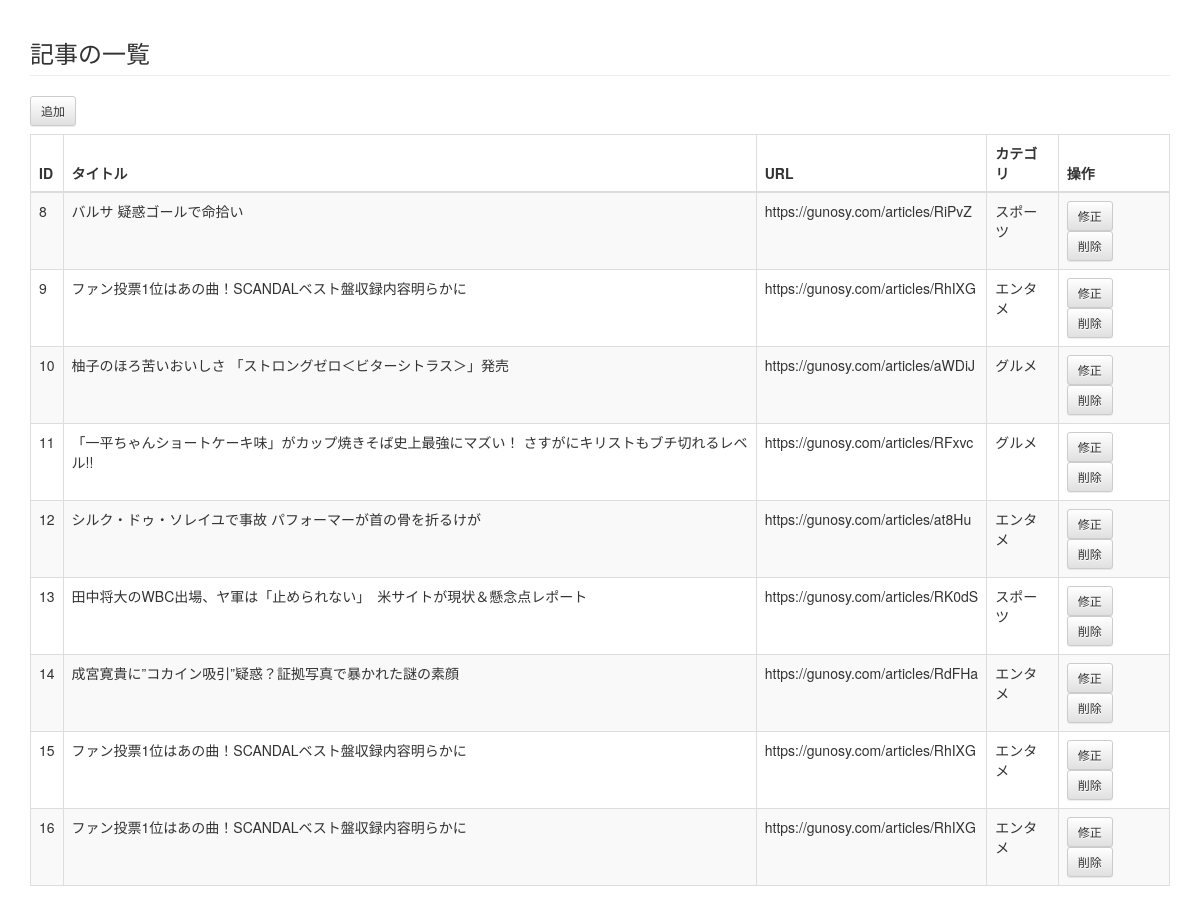
The app's page /cms/article/, older data.
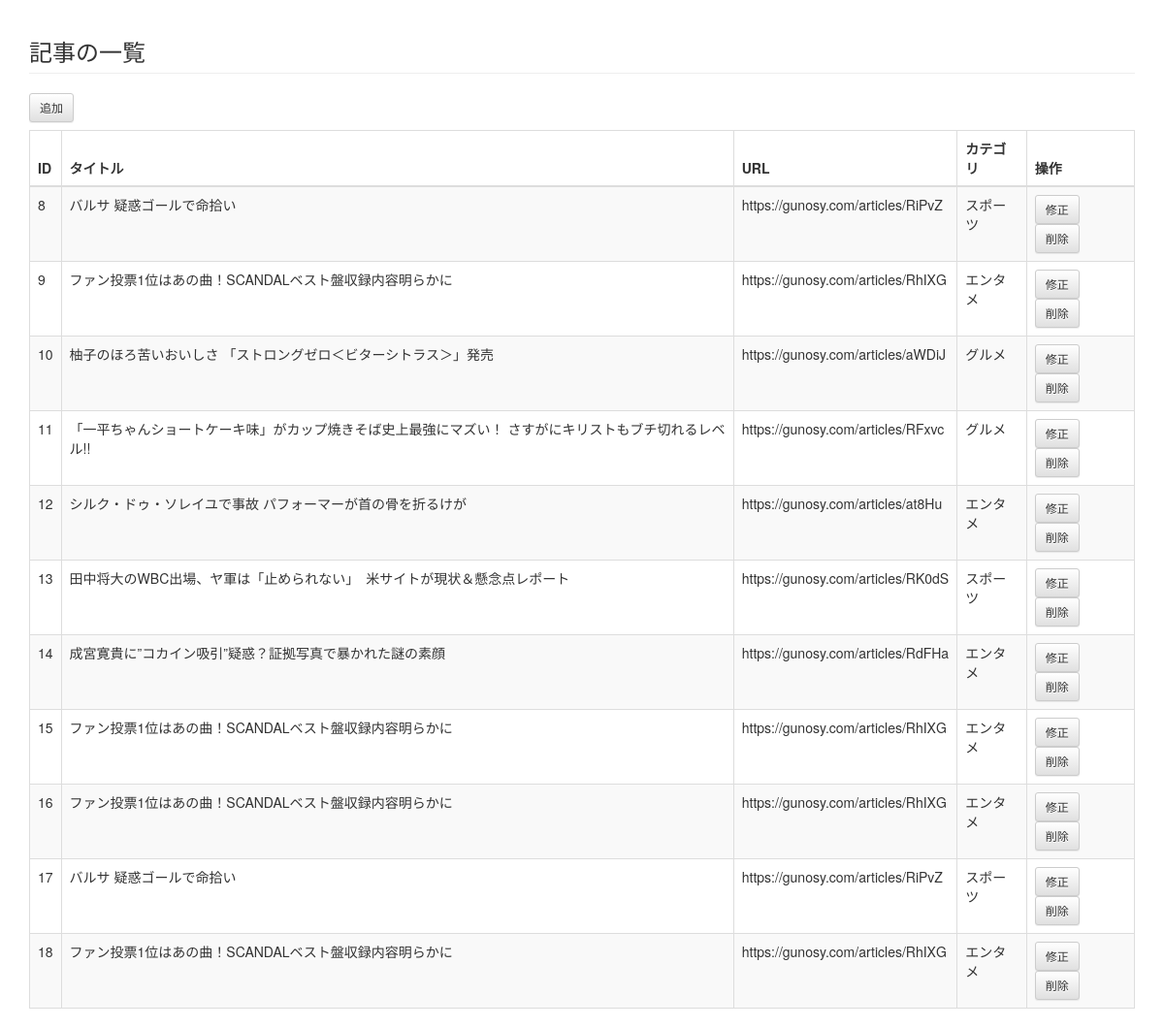
The same page, newer data.
### cms/models.py (models this page shows, shortened)
class Article(models.Model):
    title = models.CharField('タイトル', max_length=255, default='title')
    url = models.CharField('URL', max_length=255)
    category = models.CharField('カテゴリー', max_length=255, blank=True)

### cms/views.py (the view)
def article_list(request):
    articles = Article.objects.all().order_by('id')
    return render(request,
                  'cms/article_list.html',     # 使用するテンプレート
                  {'articles': articles})         # テンプレートに渡すデータ

### cms/templates/cms/article_list.html (shortened to what this page needs)
{% extends "base.html" %}
{% block content %}
    <h3 class="page-header">記事の一覧</h3>
    <a href="{% url 'cms:article_add' %}" class="btn btn-default btn-sm">追加</a>
    <table class="table table-striped table-bordered">
      <thead>
        <tr>
          <th>ID</th>
          <th>タイトル</th>
          <th>URL</th>
          <th>カテゴリ</th>
          <th>操作</th>
        </tr>
      </thead>
      <tbody>
        {% for article in articles %}
        <tr>
          <td>{{ article.id }}</td>
          <td>{{ article.title }}</td>
          <td>{{ article.url }}</td>
          <td>{{ article.category }}</td>
          <td>
            <a href="{% url 'cms:article_mod' article_id=article.id %}" class="btn btn-default btn-sm">修正</a>
            <a href="{% url 'cms:article_del' article_id=article.id %}" class="btn btn-default btn-sm">削除</a>
          </td>
        </tr>
        {% endfor %}
      </tbody>
    </table>
{% endblock content %}

### cms/templates/base.html (shortened to what this page needs)
{% load staticfiles %}
<!DOCTYPE html>
<html lang="{{ LANGUAGE_CODE|default:"en-us" }}">
<head>
<link href="{% static 'css/bootstrap.min.css' %}" rel="stylesheet">
<link href="{% static 'css/bootstrap-theme.min.css' %}" rel="stylesheet">
</head>
<body>
  <div class="container">
    {% block content %}{% endblock %}
  </div>
</body>
</html>

### cms/templates/cms/article_list.html (style rules this page uses)
table { margin-top: 8px; }

Row changes from the older to the newer data that the page shows:
added Article: id "17", title "バルサ 疑惑ゴールで命拾い", url "https://gunosy.com/articles/RiPvZ", category "スポーツ"
added Article: id "18", title "ファン投票1位はあの曲！SCANDALベスト盤収録内容明らかに", url "https://gunosy.com/articles/RhIXG", category "エンタメ"
